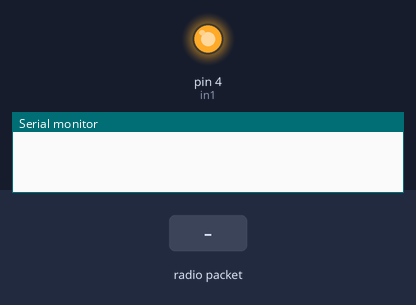
Simulated run of this program. Board: Arduino Uno, built with avr-gcc and run on an emulated ATmega328P. On the bench: output pins drawn as LEDs (lit = HIGH), the last lines printed to the serial monitor. The inputs (shaded band) are chosen by the test bench. No radio packets arrive unless stated.

Above: at 1.2 s.
1.3 s: radio packet "ON" arrives
At 2.5 s:
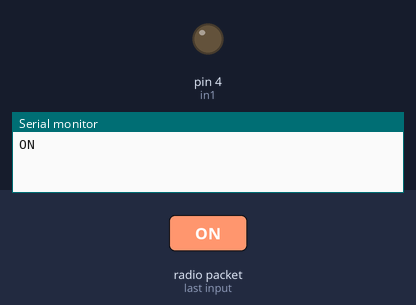
2.8 s: radio packet "OFF" arrives
At 3.9 s:
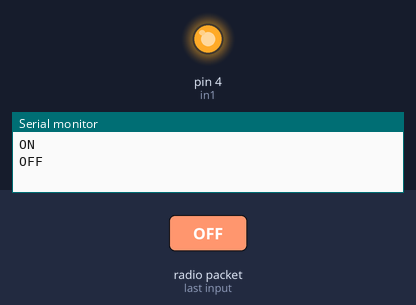
Timing chart, 0 to 5.8 s (numbered marks = the images above; inputs shaded):
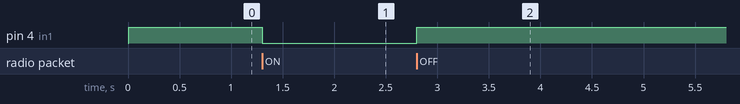

The program:

main.cpp
```cpp
#include <Arduino.h>

#include <SPI.h>
#include <nRF24L01.h>
#include <RF24.h>


int in1 = 4;
char text[32] = "";
char ack[10] = "";

RF24 radio(7, 8); //CE, CSN
const uint64_t addressRead = 0xE8E8F0F0E1LL;
const uint64_t addressWrite = 0xE8E8F0F0E2LL;

void setup() {
  Serial.begin(9600);
  radio.begin();
  radio.openWritingPipe(addressWrite);
  radio.openReadingPipe(1, addressRead);
  radio.setPALevel(RF24_PA_MAX);

  pinMode(in1, OUTPUT);
  digitalWrite(in1, HIGH);
}

void loop() {
  radio.startListening();
  if (radio.available()) {
    //while (radio.available()) {
      radio.read(&text, sizeof(text));
      Serial.println(text);
    //}
    //delay(10);
    radio.stopListening();
    radio.write("ACK", sizeof("ACK"));
  }
  if (strcmp(text, "ON")) {
    digitalWrite(in1, HIGH);
  }
  else{
    if (strcmp(text, "OFF")) {
      digitalWrite(in1, LOW);
    }
  }
}
```

Measured:
- after the input at 1.3 s, pin 4 (in1): HIGH → LOW at once
- after the input at 2.8 s, pin 4 (in1): LOW → HIGH at once
